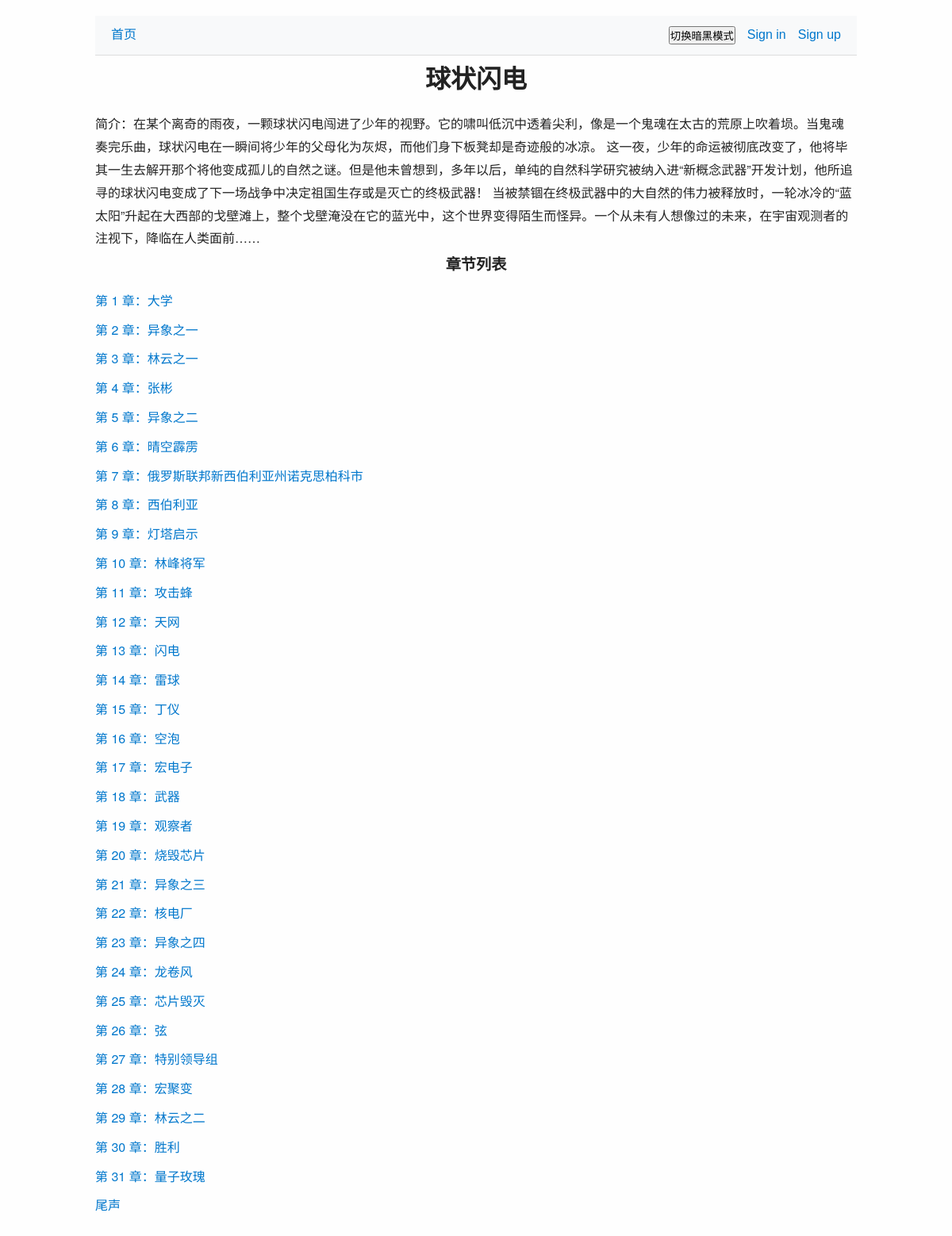
Page /book_table/30 on the committed database.
### tables this page shows
CREATE TABLE t_book
(
    id               INTEGER PRIMARY KEY AUTOINCREMENT,
    title            TEXT,
    description      TEXT,
    publish_date     TEXT,
    cover_image_path TEXT,
    create_datetime  TEXT,
    update_datetime  TEXT
);

CREATE TABLE t_book_chapter
(
    id              INTEGER PRIMARY KEY AUTOINCREMENT,
    book_id         INTEGER,
    chapter         INTEGER,
    chapter_title   TEXT,
    content         TEXT,
    prev_id         INTEGER,
    next_id         INTEGER,
    order_index     INTEGER,
    content_hash    TEXT
);

### uv-web-demo/route/book.py (the view)
@book_bp.get('/book_table/<int:book_id>')
def book_table(book_id):
    book_entity = DB.query("SELECT * FROM t_book WHERE id = ?", [book_id])
    book_chapters = DB.query(
        "SELECT id, chapter, chapter_title FROM t_book_chapter where book_id = ? ORDER BY order_index", [book_id])
    app_logger.debug(f'book_entity: {book_entity}')
    app_logger.debug(f'book_chapter: {book_chapters}')
    return render_template('book_table.html', book=book_entity[0], book_chapters=book_chapters)

### uv-web-demo/db.py (called while the page is built)
    @staticmethod
    def get_connection():
        conn = sqlite3.connect(DB_PATH)
        conn.row_factory = sqlite3.Row
        return conn

    @staticmethod
    def query(sql, params=None):
        conn = DB.get_connection()
        cur = conn.cursor()
        try:
            cur.execute(sql, params or [])
            rows = cur.fetchall()
            return [dict(row) for row in rows]
        finally:
            conn.close()

### uv-web-demo/templates/book_table.html (shortened to what this page needs)
{% extends "base.html" %}
{% block content %}
    <nav class="navbar">
        <div class="nav-left">
            <a href="/">首页</a>
        </div>
        <div class="nav-right">
            <button onclick="toggleDark()">切换暗黑模式</button>
            {% if session.get('user') %}
                <div class="dropdown">
                    <span class="username">Hi, {{ session['user']['username'] }} ▼</span>
                    <div class="dropdown-content">
                        <a href="/dashboard">Dashboard</a>
                        <a href="/logout">Logout</a>
                    </div>
                </div>
            {% else %}
                <a href="/login">Sign in</a>
                <a href="/register">Sign up</a>
            {% endif %}
        </div>
    </nav>
    <h1>{{ book.title }}</h1>
    {% if book.description %}
        <p>简介：{{ book.description }}</p>
    {% endif %}
    <h2>章节列表</h2>
    <ul class="chapter-list">
        {% for chapter in book_chapters %}
            <li>
                <a href="{{ url_for('book.book_chapter', chapter_id=chapter.id) }}">
                    {% if chapter.chapter and chapter.chapter_title %}
                        第 {{ chapter.chapter }} 章：{{ chapter.chapter_title }}
                    {% elif chapter.chapter %}
                        第 {{ chapter.chapter }} 章
                    {% elif chapter.chapter_title %}
                        {{ chapter.chapter_title }}
                    {% endif %}
                </a>
            </li>
        {% else %}
            <li>暂无章节</li>
        {% endfor %}
    </ul>
{% endblock %}

### uv-web-demo/static/css/style.css (style rules this page uses)
* { margin: 0; padding: 0; box-sizing: border-box; }
body { font-family: "Helvetica Neue", Helvetica, Arial, sans-serif; background-color: #fefefe; color: #222; line-height: 1.8; padding: 20px; max-width: 1000px; margin: auto; transition: all 0.3s; }
h1, h2 { margin-bottom: 15px; text-align: center; }
h2 { font-size: 1.2rem; }
.chapter-list { list-style: none; padding: 0; }
.chapter-list li { margin-bottom: 8px; }
.chapter-list a { text-decoration: none; color: #0077cc; }

### uv-web-demo/static/css/navbar.css (style rules this page uses)
.navbar { display: flex; justify-content: space-between; align-items: center; background: #f8f9fa; padding: 10px 20px; border-bottom: 1px solid #ddd; font-family: sans-serif; position: relative; }
.nav-left, .nav-right { display: flex; align-items: center; gap: 15px; }
.navbar a, .navbar .username { text-decoration: none; color: #0077cc; transition: color 0.3s; cursor: pointer; }

### rows in the picture
t_book: title "球状闪电", description "在某个离奇的雨夜，一颗球状闪电闯进了少年的视野。它的啸叫低沉中透着尖利，像是一个鬼魂在太古的荒原上吹着埙。当鬼魂奏完乐曲，球状闪电在一瞬间将少年的父母化为灰烬，而他们身下板凳却是奇迹般的冰凉。 这一夜，少年的命运被彻底改变了，他将毕其一生去解开那个将他变成孤儿的自然之谜。但是他未曾想到，多年以后，单纯的自然科学研究被纳入进“新概念武器”开发计划，他所追寻的球状闪电变成了下一场战争中决定祖国生存或是灭亡的终极武器！ 当被禁锢在终极武器中的大自然的伟力被释放时，一轮冰冷的“蓝太阳”升起在大西部的戈壁滩上，整个戈壁淹没在它的蓝光中，这个世界变得陌生而怪异。一个从未有人想像过的未来，在宇宙观测者的注视下，降临在人类面前……"
t_book_chapter: chapter "1", chapter_title "大学"
t_book_chapter: chapter "2", chapter_title "异象之一"
t_book_chapter: chapter "3", chapter_title "林云之一"
t_book_chapter: chapter "4", chapter_title "张彬"
t_book_chapter: chapter "5", chapter_title "异象之二"
t_book_chapter: chapter "6", chapter_title "晴空霹雳"
t_book_chapter: chapter "7", chapter_title "俄罗斯联邦新西伯利亚州诺克思柏科市"
t_book_chapter: chapter "8", chapter_title "西伯利亚"
t_book_chapter: chapter "9", chapter_title "灯塔启示"
t_book_chapter: chapter "10", chapter_title "林峰将军"
t_book_chapter: chapter "11", chapter_title "攻击蜂"
t_book_chapter: chapter "12", chapter_title "天网"
t_book_chapter: chapter "13", chapter_title "闪电"
t_book_chapter: chapter "14", chapter_title "雷球"
t_book_chapter: chapter "15", chapter_title "丁仪"
t_book_chapter: chapter "16", chapter_title "空泡"
t_book_chapter: chapter "17", chapter_title "宏电子"
t_book_chapter: chapter "18", chapter_title "武器"
t_book_chapter: chapter "19", chapter_title "观察者"
t_book_chapter: chapter "20", chapter_title "烧毁芯片"
t_book_chapter: chapter "21", chapter_title "异象之三"
t_book_chapter: chapter "22", chapter_title "核电厂"
t_book_chapter: chapter "23", chapter_title "异象之四"
t_book_chapter: chapter "24", chapter_title "龙卷风"
t_book_chapter: chapter "25", chapter_title "芯片毁灭"
t_book_chapter: chapter "27", chapter_title "特别领导组"
t_book_chapter: chapter "28", chapter_title "宏聚变"
t_book_chapter: chapter "29", chapter_title "林云之二"
t_book_chapter: chapter "30", chapter_title "胜利"
t_book_chapter: chapter "31", chapter_title "量子玫瑰"
t_book_chapter: chapter_title "尾声"

### other values in the picture
{{ chapter.chapter }} "26"
{{ chapter.chapter_title }} "弦"
